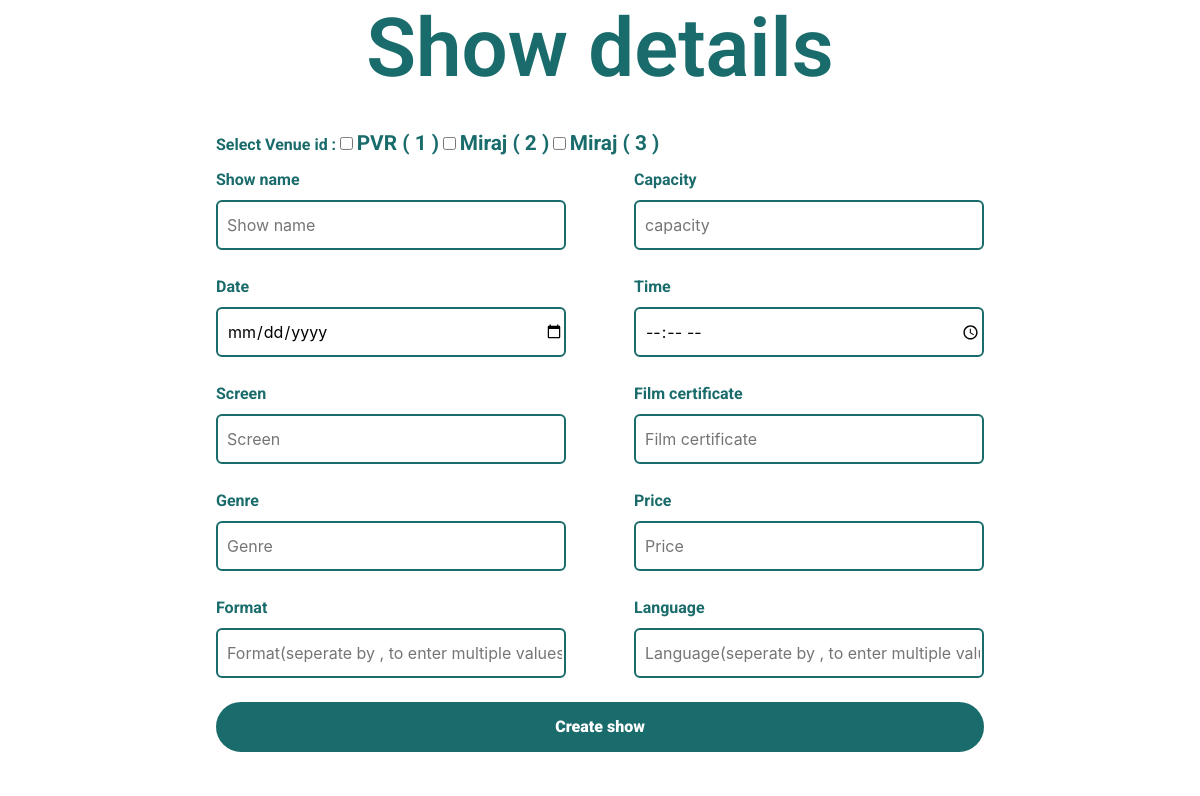
/admin/a@gmail.com/addshowhome, run on the app's committed database.
### ticket.py (models this page shows)
class venue(db.Model):
    __tablename__ = 'venue'
    venue_id = db.Column(db.String, primary_key = True)
    venue_name = db.Column(db.String , nullable = False)
    location = db.Column(db.String , nullable = False)
    address = db.Column(db.String , nullable = False)
    city = db.Column(db.String , nullable = False)
    state = db.Column(db.String , nullable = False)
    admin_email = db.Column(db.String , db.ForeignKey("admin.email") , nullable = False)

### ticket.py (the view, shortened to what this page needs)
@app.route('/admin/<string:email>/addshowhome',methods = ["GET" , "POST"])
def addshowhome(email):
    if request.method == "GET":
        venues = venue.query.filter(venue.admin_email == email).all()
        return render_template('addshow.html' , venues = venues , email = email)

### templates/addshow.html (shortened to what this page needs)
<!DOCTYPE html>
<html lang = "en">
    <head>
        <link rel="stylesheet" href="https://cdn.jsdelivr.net/npm/bootstrap-icons@1.3.0/font/bootstrap-icons.css">
        <link rel="stylesheet" href="https://cdn.jsdelivr.net/npm/bootstrap@4.3.1/dist/css/bootstrap.min.css">
        <link rel = "stylesheet" href = "usersign.css">
        <link rel = "stylesheet" href = "/static/usersign.css">
    </head>
    <body>
        <form action = "/admin/{{email}}/addshowhome" method = "POST">
            <div>
                <h1 class = "hed1" style="font-weight: 600;">Show details</h1>
                    <div class="cont2">
                            <div class = "empass">
                                <label>Select Venue id : </label>
                                {% for i in venues %}
                                <input type="checkbox" name="venueslist" value="{{ i.venue_id }}" />
                                <label style = "font-size: 1.3rem;" >{{i.venue_name}}{{" "'( '}}{{i.venue_id}}{{' )'}}</label>
                                {% endfor %}
                            </div>
                            <div class="inpu">
                            <div class="empas" style = "width: 350px; float: left;">
                                <label>Show name</label>
                                <input type="text" name="showname" placeholder="Show name" required>
                                <br><br>
                            </div>
                            <div class="empas" style = "width: 350px; float: right;">
                                <label>Capacity</label>
                                <input type="number" name="capacity" placeholder="capacity" required>
                                <br><br>
                            </div>
                            <div class="empas" style = "width: 350px; float: left;">
                                <label>Date</label>
                                <input type="date" name="date" placeholder="Date" required>
                                <br><br>
                            </div>
                            <div class="empas" style = "width: 350px; float: right;">
                                <label>Time</label>
                                <input type="time" name="time" placeholder="Time" required>
                                <br><br>
                            </div>
                            <div class="empas" style = "width: 350px; float: left;">
                                <label>Screen</label>
                                <input type="text" name="screen" placeholder="Screen">
                                <br><br>
                            </div>
                            <div class="empas" style = "width: 350px; float: right;">
                                <label>Film certificate</label>
                                <input type="text" name="filmcertificate" placeholder="Film certificate" required>
                                <br>
                                <br>
                            </div>
                            <div class="empas" style = "width: 350px; float: left;">
                                <label>Genre</label>
                                <input type="text" name="genre" placeholder="Genre" required>
                                <br>
                                <br>
                            </div>
                            <div class="empas" style = "width: 350px; float: right;">
                                <label>Price</label>
                                <input type="number" name="price" placeholder="Price" required>
                                <br><br>
                            </div>
                            <div class="empas" style = "width: 350px; float: left;">
                                <label>Format</label>
                                <input type="text" name="format" placeholder="Format(seperate by , to enter multiple values)" required>
                                <br>
                            </div>
                            <div class="empas" style = "width: 350px; float: right;">
                                <label>Language</label>
                                <input type="text" name="language" placeholder="Language(seperate by , to enter multiple values)" required>
                                <br>
                            </div>
                        </div>
                        <br>
                        <button style = "border-radius:30px;outline: none;">Create show</button>
                    </div>
            </div>
            </form>
    </body>
</html>

### static/usersign.css (style rules this page uses)
.hed1 { color: #1A6B6B; text-align: center; font-family: 'Roboto'; font-size: 5.1rem; }
.inpu input { width: 100%; height: 50px; padding-left: 9px; outline: none; border: 2px solid #1A6B6B; border-radius: 6px; }
label { font-family: 'Roboto'; font-size: 15; color: #1A6B6B; }
button { font-family: 'Roboto'; height: 50px; background: #1A6B6B; outline: none; border: none; color: white; font-weight: bolder; }
.cont2 { width: 800px; background: white; position: absolute; top: 55%; left: 50%; transform: translate(-50%, -50%); display: flex; flex-direction: column; justify-content: space-evenly; padding: 1rem; height: fit-content; font-weight: bold; }

### data on the page
venue: venue_name "PVR", value "(", venue_id "1", value ")"
venue: venue_name "Miraj", value "(", venue_id "2", value ")"
venue: venue_name "Miraj", value "(", venue_id "3", value ")"
